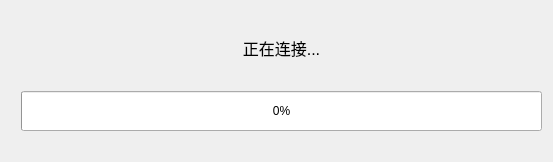
<?xml version="1.0" encoding="UTF-8"?>
<ui version="4.0">
 <class>Dialog</class>
 <widget class="QDialog" name="Dialog">
  <property name="geometry">
   <rect>
    <x>0</x>
    <y>0</y>
    <width>553</width>
    <height>162</height>
   </rect>
  </property>
  <property name="windowTitle">
   <string>Dialog</string>
  </property>
  <layout class="QGridLayout" name="gridLayout">
   <item row="0" column="0">
    <layout class="QVBoxLayout" name="verticalLayout" stretch="0,0">
     <property name="leftMargin">
      <number>10</number>
     </property>
     <property name="bottomMargin">
      <number>20</number>
     </property>
     <item>
      <widget class="QLabel" name="label">
       <property name="font">
        <font>
         <pointsize>12</pointsize>
        </font>
       </property>
       <property name="text">
        <string>正在连接...</string>
       </property>
       <property name="alignment">
        <set>Qt::AlignCenter</set>
       </property>
      </widget>
     </item>
     <item>
      <widget class="QProgressBar" name="progressBar">
       <property name="minimumSize">
        <size>
         <width>0</width>
         <height>40</height>
        </size>
       </property>
       <property name="value">
        <number>0</number>
       </property>
       <property name="textDirection">
        <enum>QProgressBar::TopToBottom</enum>
       </property>
      </widget>
     </item>
    </layout>
   </item>
  </layout>
 </widget>
 <resources/>
 <connections/>
</ui>
